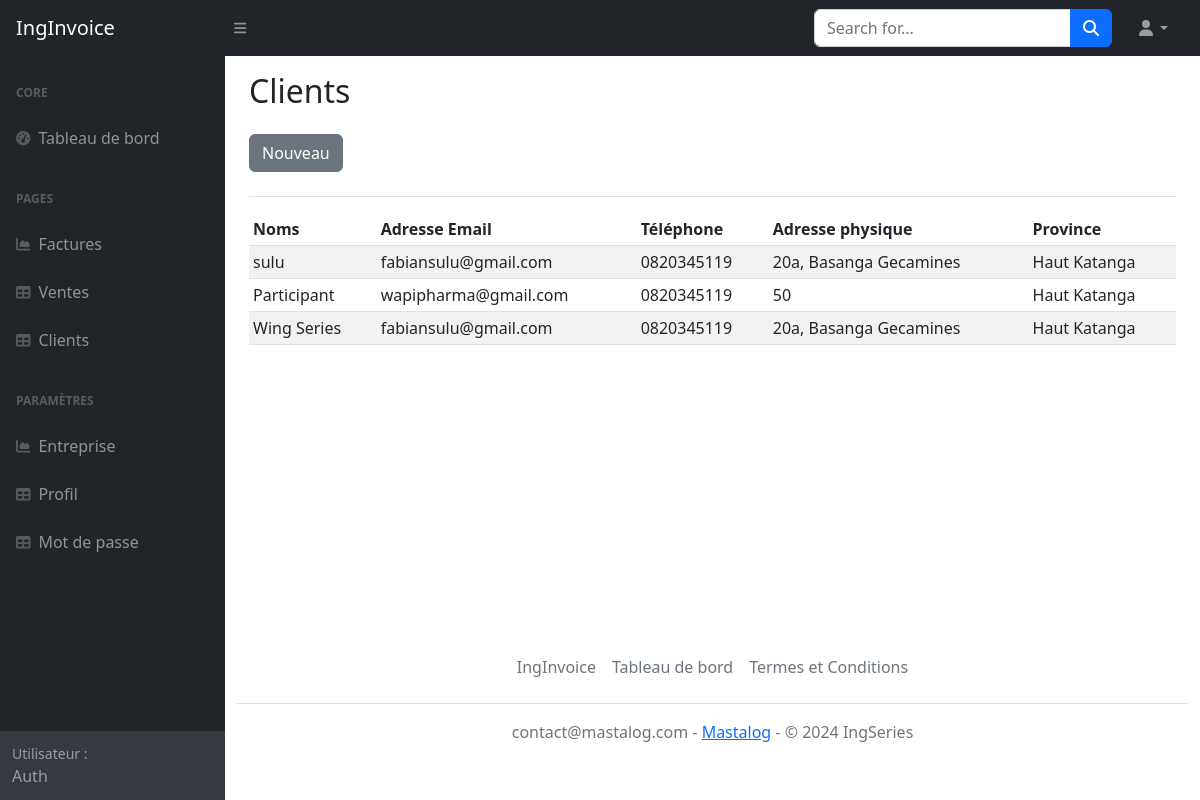
Screenshot of /clients (signed in) with the database file from the repository.
### invoicing/models.py (models this page shows, shortened)
class Client(models.Model):
    PROVINCES = [
    ('Haut Katanga', 'Haut Katanga'),
    ('Lualaba', 'Lualaba'),
    ('Kinshasa', 'Kinshasa'),
    ('Autre', 'Autre')
    ]
    clientName = models.CharField(null=True, blank=True, max_length=200)
    addressLine1 = models.CharField(null=True, blank=True, max_length=200)
    clientLogo  = models.ImageField(default='default_logo.jpg', upload_to='company_logos')
    province = models.CharField(choices=PROVINCES, blank=True, max_length=100)
    postalCode = models.CharField(null=True, blank=True, max_length=10)
    phoneNumber = models.CharField(null=True, blank=True, max_length=100)
    emailAddress = models.CharField(null=True, blank=True, max_length=100)
    taxNumber = models.CharField(null=True, blank=True, max_length=100)
    uniqueId = models.CharField(null=True, blank=True, max_length=100)
    slug = models.SlugField(max_length=500, unique=True, blank=True, null=True)
    date_created = models.DateTimeField(blank=True, null=True)
    last_updated = models.DateTimeField(blank=True, null=True)

### invoicing/views.py (the view, shortened to what this page needs)
# urls.py: path('clients',views.clients, name='clients'),
@login_required
def clients(request):
    context = {}
    clients = Client.objects.all()
    context['clients'] = clients
    if request.method == 'GET':
        form = ClientForm()
        context['form'] = form
        return render(request, 'invoice/clients.html', context)

### invoicing/forms.py
class ClientForm(forms.ModelForm):
    class Meta:
        model = Client
        fields = ['clientName', 'clientLogo', 'addressLine1', 'province', 'postalCode', 'phoneNumber', 'emailAddress', 'taxNumber']

### templates/invoice/clients.html (shortened to what this page needs)
{% extends 'base.html' %} {% load static %} {% load crispy_forms_tags %}
{% block content %}
<div  class="d-flex justify-content-between flex-wrap flex-md-nowrap align-items-center pt-3 pb-2 mb-3 border-bottom">
  <div class="row col-12">
    <div class="">
      <h1 class="h2 mb-4">Clients</h1>
      <p>
        <button class="btn btn-secondary" type="button" data-bs-toggle="collapse" data-bs-target="#Formcollapse"
          aria-expanded="false" aria-controls="Formcollapse">
          Nouveau
        </button>
      </p>
    </div>
  </div>
</div>
{% if clients|length > 0 %}
<div class="table-responsive">
  <table class="table table-striped table-sm">
    <thead>
      <tr>
        <th scope="col">Noms</th>
        <th scope="col">Adresse Email</th>
        <th scope="col">Téléphone</th>
        <th scope="col">Adresse physique</th>
        <th scope="col">Province</th>
      </tr>
    </thead>
    <tbody>
      {% for client in clients %}
      <tr>
        <td>{{client.clientName}}</td>
        <td>{{client.emailAddress}}</td>
        <td>{{client.phoneNumber}}</td>
        <td>{{client.addressLine1}}</td>
        <td>{{client.province}}</td>
      </tr>
      {% endfor %}
    </tbody>
  </table>
</div>
{% endif %}
{% endblock %}

### templates/base.html (shortened to what this page needs)
{% load static %}
{% include 'invoice/header.html' %}
    <body class="sb-nav-fixed">
        <nav class="sb-topnav navbar navbar-expand navbar-dark bg-dark">
            <a class="navbar-brand ps-3" href="index.html">IngInvoice</a>
            <button class="btn btn-link btn-sm order-1 order-lg-0 me-4 me-lg-0" id="sidebarToggle" href="#!"><i class="fas fa-bars"></i></button>
            <form class="d-none d-md-inline-block form-inline ms-auto me-0 me-md-3 my-2 my-md-0">
                <div class="input-group">
                    <input class="form-control" type="text" placeholder="Search for..." aria-label="Search for..." aria-describedby="btnNavbarSearch" />
                    <button class="btn btn-primary" id="btnNavbarSearch" type="button"><i class="fas fa-search"></i></button>
                </div>
            </form>
            <ul class="navbar-nav ms-auto ms-md-0 me-3 me-lg-4">
                <li class="nav-item dropdown">
                    <a class="nav-link dropdown-toggle" id="navbarDropdown" href="#" role="button" data-bs-toggle="dropdown" aria-expanded="false"><i class="fas fa-user fa-fw"></i></a>
                </li>
            </ul>
        </nav>
        <div id="layoutSidenav">
            <div id="layoutSidenav_nav">
                <nav class="sb-sidenav accordion sb-sidenav-dark" id="sidenavAccordion">
                    <div class="sb-sidenav-menu">
                        <div class="nav">
                            <div class="sb-sidenav-menu-heading">Core</div>
                            <a class="nav-link" href="{% url 'main_dashboard' %}">
                                <div class="sb-nav-link-icon"><i class="fas fa-tachometer-alt"></i></div>
                                Tableau de bord
                            </a>
                            <div class="sb-sidenav-menu-heading">Pages</div>
                            <a class="nav-link" href="{% url 'invoices' %}">
                                <div class="sb-nav-link-icon"><i class="fas fa-chart-area"></i></div>
                                Factures
                            </a>
                            <a class="nav-link" href="{% url 'products' %}">
                                <div class="sb-nav-link-icon"><i class="fas fa-table"></i></div>
                                Ventes
                            </a>
							<a class="nav-link" href="{% url 'clients' %}">
                                <div class="sb-nav-link-icon"><i class="fas fa-table"></i></div>
                                Clients
                            </a>
							<div class="sb-sidenav-menu-heading">Paramètres</div>
                            <a class="nav-link" href="{% url 'company_profile' %}">
                                <div class="sb-nav-link-icon"><i class="fas fa-chart-area"></i></div>
                                Entreprise
                            </a>
                            <a class="nav-link" href="{% url 'user_profile' %}">
                                <div class="sb-nav-link-icon"><i class="fas fa-table"></i></div>
                                Profil
                            </a>
							<a class="nav-link" href="{% url 'password_change' %}">
                                <div class="sb-nav-link-icon"><i class="fas fa-table"></i></div>
                                Mot de passe
                            </a>
                        </div>
                    </div>
                    <div class="sb-sidenav-footer">
                        <div class="small">Utilisateur :</div>
                        {{request.user.username | title}}
                    </div>
                </nav>
            </div>
            <div id="layoutSidenav_content">
            <main>
                <div class="container-fluid px-4">
                    {% block content%}
                    {% endblock %}
                </div>
            </main>
<footer>
    {% include 'invoice/footer.html' %}

### rows the page displays
Client: clientName "sulu", emailAddress "fabiansulu@gmail.com", phoneNumber "0820345119", addressLine1 "20a, Basanga Gecamines", province "Haut Katanga"
Client: clientName "Participant", emailAddress "wapipharma@gmail.com", phoneNumber "0820345119", addressLine1 "50", province "Haut Katanga"
Client: clientName "Wing Series", emailAddress "fabiansulu@gmail.com", phoneNumber "0820345119", addressLine1 "20a, Basanga Gecamines", province "Haut Katanga"

### other values shown
{{ request.user.username | title }} "Auth"
